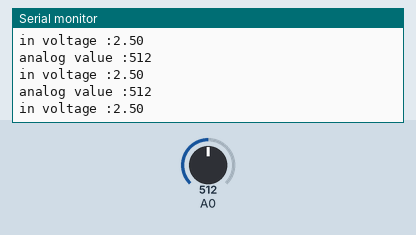
Simulated run of this sketch. Board: Arduino Uno, built with avr-gcc and run on an emulated ATmega328P. Shown: the last lines printed to the serial monitor. The inputs (shaded band) are chosen by the test bench; at power-on: A0 = 512.

Above: at 1.2 s.
1.3 s: A0 set to 983
At 2.0 s:
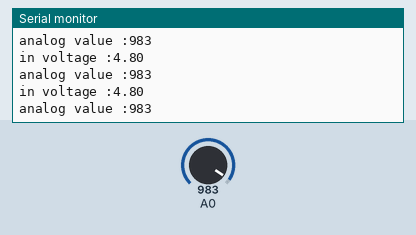
4.3 s: A0 set to 1007
At 4.9 s:
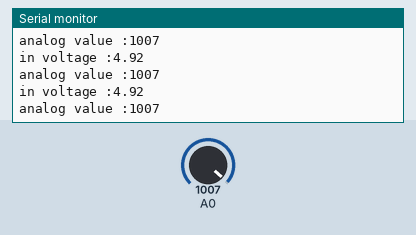
16.3 s: A0 set to 90
At 16.8 s:
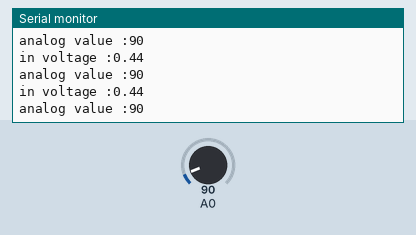
19.3 s: A0 set to 110
At 19.9 s:
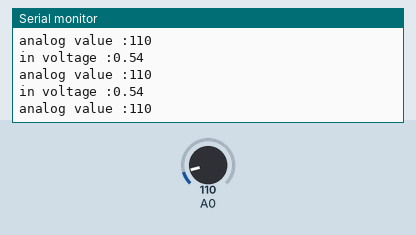
Timing chart, 0 to 21.8 s (numbered marks = the images above; inputs shaded):
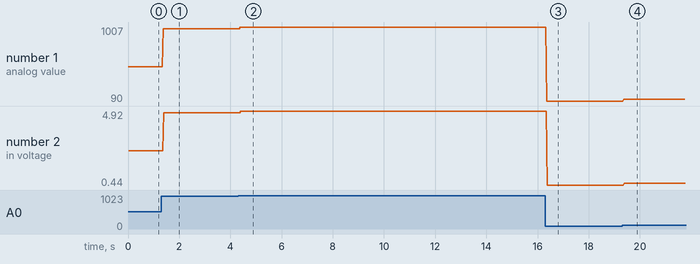

The sketch:

04-analogreadserial.ino
```cpp
void setup()
{
  Serial.begin(9600);
  pinMode(A0,INPUT);
}

void loop()
{
  int value = analogRead(A0);
  float voltage = value*(5.0 / 1023.0);
  Serial.print("analog value :");
  Serial.print(value);
  Serial.println("\n");
  Serial.print("\nin voltage :");
  Serial.println(voltage);
  delay(10);
}
```

Measured:
- after the input at 1.3 s, the serial monitor: prints a new line after 0.08 s (image 1)
- after the input at 4.3 s, the serial monitor: prints a new line after 0.08 s (image 2)
- after the input at 16.3 s, the serial monitor: prints a new line after 0.06 s (image 3)
- after the input at 19.3 s, the serial monitor: prints a new line after 0.07 s (image 4)
- plotted number 1: 512 → 983 after the input at 1.3 s, 983 → 1007 after the input at 4.3 s, 1007 → 90 after the input at 16.3 s, 90 → 110 after the input at 19.3 s
- plotted number 2: 2.5 → 4.8 after the input at 1.3 s, 4.8 → 4.92 after the input at 4.3 s, 4.92 → 0.44 after the input at 16.3 s, 0.44 → 0.54 after the input at 19.3 s
